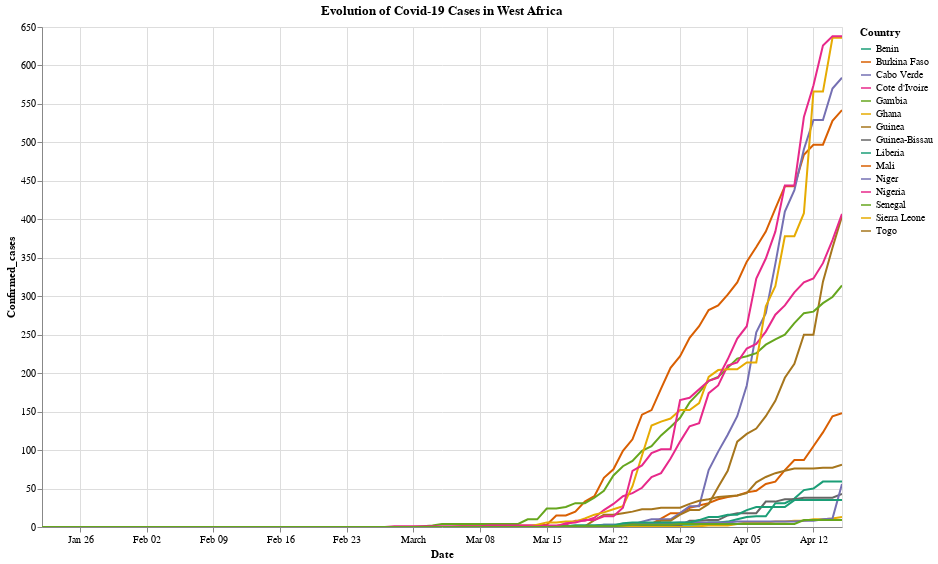

This figure's notebook cell:
### Code cell
source = covid_oa.sort_values(by = ['Confirmed_cases'])
alt.Chart(source).mark_line().encode(
    x = 'Date',
    y = 'Confirmed_cases',
    color = alt.Color('Country', scale=alt.Scale(scheme='dark2'))
).properties(width = 800, height=500, title = 'Evolution of Covid-19 Cases in West Africa').interactive()

### Figure 1 — Vega-Lite specification as saved in the notebook (floating-point values rounded to 4 significant figures; data arrays with more than 128 entries replaced by an {"elided": "..."} marker saying what was removed)
{"config": {"view": {"continuousWidth": 400, "continuousHeight": 300}}, "data": {"name": "data-ea559473d4958ae8e44e4cf9990cf29b"}, "mark": "line", "encoding": {"color": {"type": "nominal", "field": "Country", "scale": {"scheme": "dark2"}}, "x": {"type": "temporal", "field": "Date"}, "y": {"type": "quantitative", "field": "Confirmed_cases"}}, "height": 500, "selection": {"selector001": {"type": "interval", "bind": "scales", "encodings": ["x", "y"]}}, "title": "Evolution of Covid-19 Cases in West Africa", "width": 800, "$schema": "https://vega.github.io/schema/vega-lite/v4.0.2.json", "datasets": {"data-ea559473d4958ae8e44e4cf9990cf29b": {"elided": "1275 records"}}}
